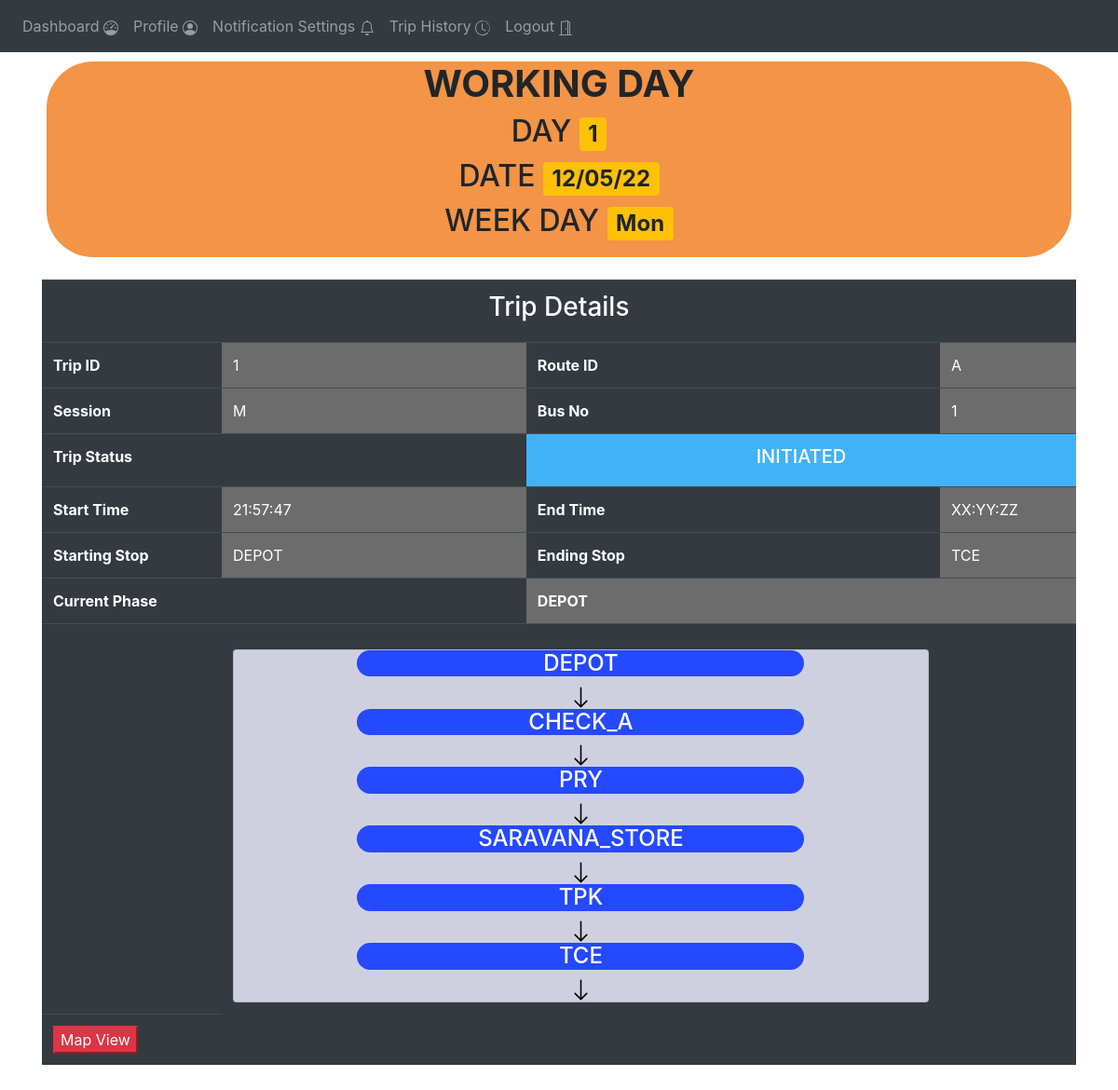
The app's page /student-home (signed in), older data.
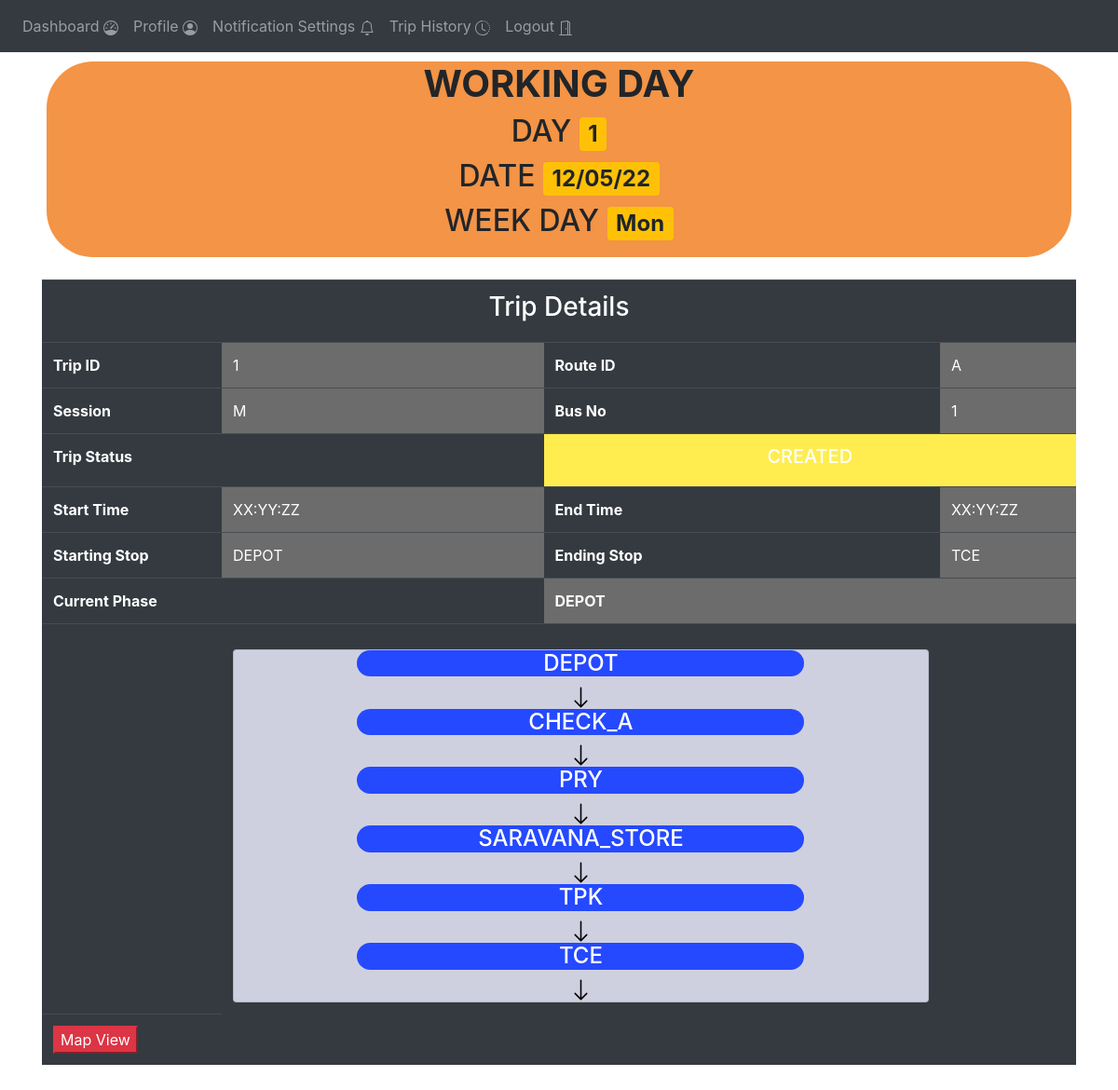
The same page, newer data.
### website/models.py (models this page shows)
class Working_day(db.Model):
    day = db.Column(db.Integer, primary_key=True)
    date = db.Column(db.String(15))
    week_day = db.Column(db.String(15))
    trips_created = db.Column(db.String(1))

class Trips(db.Model):
    trip_id = db.Column(db.Integer, primary_key=True)
    working_day = db.Column(db.Integer)
    route_id = db.Column(db.Integer)
    conductor_id = db.Column(db.Integer)
    bus_id =  db.Column(db.String(1))
    session = db.Column(db.String(1))
    status = db.Column(db.String(15))
    current_phase = db.Column(db.String(15))
    start_time =  db.Column(db.String(15))
    end_time = db.Column(db.String(15))

class Route(db.Model):
    id = db.Column(db.Integer, primary_key=True)
    route_id = db.Column(db.String(1))
    session = db.Column(db.String(1))
    start = db.Column(db.String(10))
    end = db.Column(db.String(10))
    phases = db.Column(db.String(250))

### website/views.py (the view)
@views.route('/student-home', methods=['GET', 'POST'])
@login_required
def student_home():
    w = Site_settings.query.filter_by(key="current_working_day").first().value
    working_day = Working_day.query.filter_by(day=w).first()
    student_details = Student_details.query.filter_by(id = current_user.id).first()
    routes = Route.query.filter_by(route_id = student_details.route).all()
    trips = Trips.query.filter_by(working_day=w , route_id = student_details.route).all()
    if trips:
        if trips[0].status != "COMPLETED":
            trip = trips[0]
            phase = routes[0].phases.split(",")
            route=routes[0]
            lat=Bus_data.query.filter_by(no = trip.bus_id).first().lat
            long=Bus_data.query.filter_by(no = trip.bus_id).first().long
        else:
            trip  = trips[1]
            phase = routes[1].phases.split(",")
            route = routes[1]
            lat=Bus_data.query.filter_by(no = trip.bus_id).first().lat
            long=Bus_data.query.filter_by(no = trip.bus_id).first().long
    else:
        trip = None
        lat = long=phase=route= None
    return render_template("student_home.html" , user = current_user , w = working_day , trip=trip , phase = phase , route=route , lat=lat,long=long)

### website/__init__.py (called while the page is built)
def create_app():
    app = Flask(__name__)
    app.config['SECRET_KEY'] = '#itsactuallyapassword'
    app.config['SQLALCHEMY_DATABASE_URI'] = f'sqlite:///{DB_NAME}'
    db.init_app(app)
    from .views import views
    from .auth import auth
    app.register_blueprint(views, url_prefix='/')
    app.register_blueprint(auth, url_prefix='/')
    from .models import User
    create_database(app)
    login_manager = LoginManager()
    login_manager.login_view = 'auth.login'
    login_manager.init_app(app)
    @login_manager.user_loader
    def load_user(id):
        return User.query.get(int(id))
    return app

### website/templates/student_home.html (shortened to what this page needs)
{% extends "base.html" %}
{% block content %}
<div  style=" background-color: rgb(243, 148, 70);align-content: center ;text-align: center ;margin-top: 10px ; margin-left: 5px;margin-right: 5px;padding-left: 5px;padding-right:5px ; padding-bottom : 10px;border-radius: 50px;">
    <h1><b>WORKING DAY</h1></b>
    <h2>DAY  <span class="badge bg-warning">{{w.day}}</span></h2>
    <h2>DATE <span class="badge bg-warning">{{w.date}}</span></h2>
    <h2>WEEK DAY  <span class="badge bg-warning">{{w.week_day}}</span></h2>
</div>
  <br>
{% if trip %}
<div  style="align-content: center;border-radius: 50px;">
    <table class="table table-dark">
            <tr>
                <th colspan="4"><h3 align="center" width="100%">Trip Details</h3></th>
            </tr>
        <tr>
            <th>Trip ID</th>
            <td style="background-color:rgb(108, 108, 108);">{{trip.trip_id}}</td>
            <th>Route ID</th>
            <td style="background-color:rgb(108, 108, 108);">{{route.route_id}}</td>
        </tr>
        <tr>
            <th>Session</th>
            <td style="background-color:rgb(108, 108, 108);">{{trip.session}}</td>
            <th>Bus No</th>
            <td style="background-color:rgb(108, 108, 108);">{{trip.bus_id}}</td>
        </tr>
        <tr>
            <th colspan="2">
                Trip Status
            </th>
            {%if trip.status =="INITIATED" %}
            <th style="background-color:rgb(66, 178, 248);" colspan="2"><h5 align="center">{{trip.status}}</h5></th>
            {%endif%}
            {%if trip.status =="CREATED" %}
            <th style="background-color:rgb(255, 237, 79);" colspan="2"><h5 align="center">{{trip.status}}</h5></th>
            {%endif%}
        </tr>
        <tr>
            <th>Start Time</th>
            <td style="background-color:rgb(108, 108, 108);">{{trip.start_time}}</td>
            <th>End Time</th>
            <td style="background-color:rgb(108, 108, 108);">{{trip.end_time}}</td>
        </tr>
        <tr>
            <th>Starting Stop</th>
            <td style="background-color:rgb(108, 108, 108);">{{route.start}}</td>
            <th>Ending Stop</th>
            <td style="background-color:rgb(108, 108, 108);">{{route.end}}</td>
        </tr>
        <tr>
            <th colspan="2">Current Phase</th>
            <th colspan="2" style="background-color:rgb(108, 108, 108);">{{trip.current_phase}}</th>
        </tr>
        <tr>
            <td></td>
            <th colspan="2">
                <div class="card" style="background-color: rgb(207, 208, 223);margin-top: 15px;">
                    {%for p in phase%}
                    <h4 style="background-color: rgb(37, 73, 255); text-align: center; width: 30rem;align-self: center;border-radius: 50px;">{{p}}</h4>
                    <div align="center">
                        <svg xmlns="http://www.w3.org/2000/svg" width="25" height="25" fill="black" class="bi bi-arrow-down" viewBox="0 0 16 16">
                        <path fill-rule="evenodd" d="M8 1a.5.5 0 0 1 .5.5v11.793l3.146-3.147a.5.5 0 0 1 .708.708l-4 4a.5.5 0 0 1-.708 0l-4-4a.5.5 0 0 1 .708-.708L7.5 13.293V1.5A.5.5 0 0 1 8 1z"/>
                        </svg>
                    </div>
                    {%endfor%}
                </div>
            </th>
            <td></td>
        </tr>
        <tr>
            <td>
                <button class="button btn-danger" onclick="newTab({{lat}},{{long}});">Map View</button>
            </td>
        </tr>
    </table>
</div>
{%endif%}
<br>
{% endblock %}

### website/templates/base.html (shortened to what this page needs)
<!DOCTYPE html>
<html>
  <head>
    <link rel="stylesheet" href="{{url_for('static',filename='style.css')}}">
    <link
      rel="stylesheet"
      href="https://stackpath.bootstrapcdn.com/bootstrap/4.4.1/css/bootstrap.min.css"
    />
    <link
      rel="stylesheet"
      href="https://stackpath.bootstrapcdn.com/font-awesome/4.7.0/css/font-awesome.min.css"
    />
  </head>
  <body>
{%if user.is_authenticated %}
  {%if user.type == "S"%}
    <nav class="navbar navbar-expand-lg navbar-dark bg-dark">
  <div class="collapse navbar-collapse" id="navbar">
    <div class="navbar-nav">
      <a class="nav-item nav-link" id="student-home" href="/student-home">Dashboard&nbsp;<span></span></a>
      <a class="nav-item nav-link" id="profile" href="/student-profile">Profile&nbsp;<span></span></a>
      <a class="nav-item nav-link" id="notification-settings" href="/student-notification-settings">Notification Settings&nbsp;<span></span></a>
      <a class="nav-item nav-link" id="trip-history" href="/student-trip-history">Trip History&nbsp;<span></span></a>
      <a class="nav-item nav-link" id="" href="/logout">Logout&nbsp;<span></span></a>
    </div>
  </div>
    </nav>
  {%endif%}
{%endif%}
    <div class="container">{% block content %} {% endblock %}</div>
  </body>
</html>

Row changes from the older to the newer data that the page shows:
changed Trips "XX:YY:ZZ": start_time "21:57:47" → "XX:YY:ZZ"; status "INITIATED" → "CREATED"
